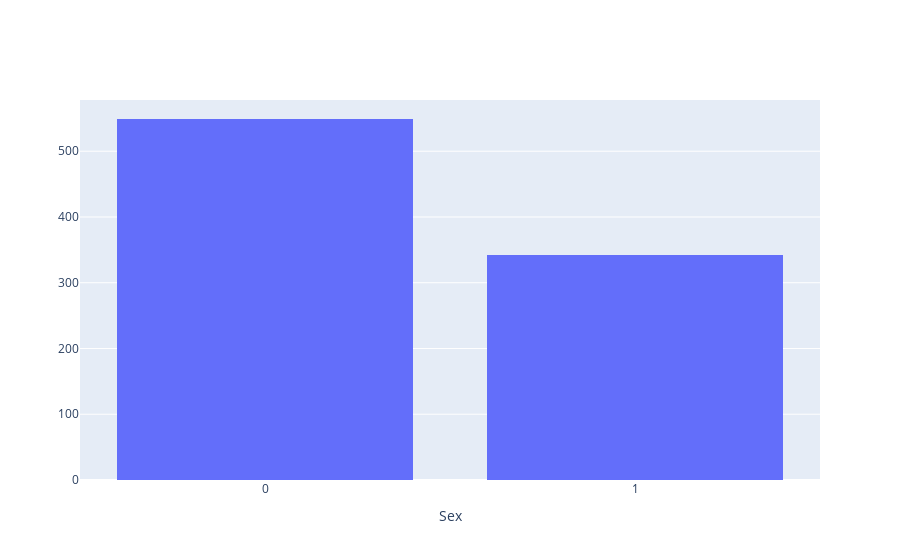

The code cell stored with this chart in its notebook:
### Code cell
df = data
i = 1
dtypes_str = ['object', 'category']
vars_str = df.select_dtypes(include=dtypes_str).columns

fig = go.Figure()
fig.add_trace(go.Histogram(x=df.loc[:, ],
                           name=vars_str[i]))
fig.update_layout(xaxis_type='category', xaxis_title=vars_str[i])
fig.show()

### Figure 1 — Plotly figure (JSON) as saved in the notebook; plotly's stock layout.template omitted (floating-point values rounded to 4 significant figures; data arrays with more than 128 entries replaced by an {"elided": "..."} marker saying what was removed)
{"data": [{"name": "Sex", "type": "histogram", "x": {"elided": "891 int values"}}], "layout": {"xaxis": {"title": {"text": "Sex"}, "type": "category"}}}
